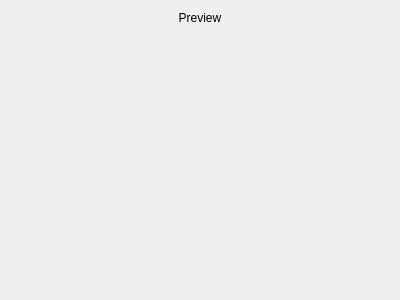
<?xml version="1.0" encoding="UTF-8"?>
<ui version="4.0">
 <class>PicturePreviewWidget</class>
 <widget class="QWidget" name="PicturePreviewWidget">
  <property name="geometry">
   <rect>
    <x>0</x>
    <y>0</y>
    <width>400</width>
    <height>300</height>
   </rect>
  </property>
  <property name="windowTitle">
   <string>Form</string>
  </property>
  <layout class="QVBoxLayout" name="verticalLayout">
   <item>
    <widget class="QLabel" name="label">
     <property name="text">
      <string>Preview</string>
     </property>
     <property name="alignment">
      <set>Qt::AlignCenter</set>
     </property>
    </widget>
   </item>
   <item>
    <widget class="QLabel" name="lb_pic">
     <property name="sizePolicy">
      <sizepolicy hsizetype="Preferred" vsizetype="MinimumExpanding">
       <horstretch>0</horstretch>
       <verstretch>0</verstretch>
      </sizepolicy>
     </property>
     <property name="text">
      <string/>
     </property>
     <property name="scaledContents">
      <bool>false</bool>
     </property>
     <property name="alignment">
      <set>Qt::AlignCenter</set>
     </property>
    </widget>
   </item>
  </layout>
 </widget>
 <resources/>
 <connections/>
</ui>
